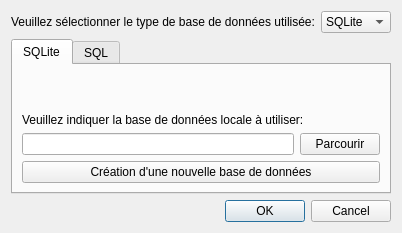
<?xml version="1.0" encoding="UTF-8"?>
<ui version="4.0">
 <class>SettingsDialog</class>
 <widget class="QDialog" name="SettingsDialog">
  <property name="geometry">
   <rect>
    <x>0</x>
    <y>0</y>
    <width>362</width>
    <height>221</height>
   </rect>
  </property>
  <property name="windowTitle">
   <string>Dialog</string>
  </property>
  <layout class="QVBoxLayout" name="verticalLayout">
   <item>
    <layout class="QHBoxLayout" name="horizontalLayout">
     <item>
      <widget class="QLabel" name="label_typeDB">
       <property name="text">
        <string>Veuillez sélectionner le type de base de données utilisée:</string>
       </property>
      </widget>
     </item>
     <item>
      <spacer name="horizontalSpacer_2">
       <property name="orientation">
        <enum>Qt::Horizontal</enum>
       </property>
       <property name="sizeHint" stdset="0">
        <size>
         <width>40</width>
         <height>20</height>
        </size>
       </property>
      </spacer>
     </item>
     <item>
      <widget class="QComboBox" name="comboBox_typeDB">
       <property name="currentIndex">
        <number>0</number>
       </property>
       <item>
        <property name="text">
         <string>SQLite</string>
        </property>
       </item>
       <item>
        <property name="text">
         <string>MySQL</string>
        </property>
       </item>
      </widget>
     </item>
    </layout>
   </item>
   <item>
    <widget class="QTabWidget" name="tabWidget">
     <property name="currentIndex">
      <number>0</number>
     </property>
     <widget class="QWidget" name="tab_Sqlite">
      <attribute name="title">
       <string>SQLite</string>
      </attribute>
      <layout class="QGridLayout" name="gridLayout">
       <item row="3" column="0">
        <widget class="QLineEdit" name="lineEdit_PathSqlite"/>
       </item>
       <item row="3" column="1">
        <widget class="QPushButton" name="pushButton_OpenSqlite">
         <property name="text">
          <string>Parcourir</string>
         </property>
        </widget>
       </item>
       <item row="4" column="0" colspan="2">
        <widget class="QPushButton" name="pushButton_CreateSQLite">
         <property name="text">
          <string>Création d'une nouvelle base de données</string>
         </property>
        </widget>
       </item>
       <item row="1" column="0">
        <spacer name="verticalSpacer">
         <property name="orientation">
          <enum>Qt::Vertical</enum>
         </property>
         <property name="sizeHint" stdset="0">
          <size>
           <width>20</width>
           <height>40</height>
          </size>
         </property>
        </spacer>
       </item>
       <item row="2" column="0" colspan="2">
        <widget class="QLabel" name="label_PathSqlite">
         <property name="text">
          <string>Veuillez indiquer la base de données locale à utiliser:</string>
         </property>
        </widget>
       </item>
      </layout>
     </widget>
     <widget class="QWidget" name="tab_Sql">
      <attribute name="title">
       <string>SQL</string>
      </attribute>
      <layout class="QGridLayout" name="gridLayout_2">
       <item row="0" column="0">
        <widget class="QLabel" name="label_dbName">
         <property name="text">
          <string>Nom:</string>
         </property>
        </widget>
       </item>
       <item row="0" column="1" colspan="2">
        <widget class="QLineEdit" name="lineEdit_dbNAme"/>
       </item>
       <item row="0" column="3">
        <widget class="QLabel" name="label_user">
         <property name="text">
          <string>Utilisateur:</string>
         </property>
        </widget>
       </item>
       <item row="0" column="4">
        <widget class="QLineEdit" name="lineEdit_user"/>
       </item>
       <item row="1" column="1" colspan="2">
        <widget class="QLineEdit" name="lineEdit_host"/>
       </item>
       <item row="1" column="3">
        <widget class="QLabel" name="label_pass">
         <property name="text">
          <string>Password:</string>
         </property>
        </widget>
       </item>
       <item row="1" column="4">
        <widget class="QLineEdit" name="lineEdit_pass"/>
       </item>
       <item row="1" column="0">
        <widget class="QLabel" name="label_host">
         <property name="text">
          <string>Hôte:</string>
         </property>
        </widget>
       </item>
       <item row="2" column="0">
        <widget class="QLabel" name="label_port">
         <property name="text">
          <string>Port:</string>
         </property>
        </widget>
       </item>
       <item row="2" column="1">
        <widget class="QSpinBox" name="spinBox_Port"/>
       </item>
       <item row="3" column="0" colspan="2">
        <widget class="QPushButton" name="pushButton_connect">
         <property name="text">
          <string>Test connexion</string>
         </property>
        </widget>
       </item>
       <item row="3" column="4">
        <widget class="QPushButton" name="pushButton_createTable">
         <property name="text">
          <string>Création des tables</string>
         </property>
        </widget>
       </item>
      </layout>
     </widget>
    </widget>
   </item>
   <item>
    <widget class="QDialogButtonBox" name="buttonBox">
     <property name="orientation">
      <enum>Qt::Horizontal</enum>
     </property>
     <property name="standardButtons">
      <set>QDialogButtonBox::Cancel|QDialogButtonBox::Ok</set>
     </property>
    </widget>
   </item>
  </layout>
 </widget>
 <resources/>
 <connections>
  <connection>
   <sender>buttonBox</sender>
   <signal>accepted()</signal>
   <receiver>SettingsDialog</receiver>
   <slot>accept()</slot>
   <hints>
    <hint type="sourcelabel">
     <x>248</x>
     <y>254</y>
    </hint>
    <hint type="destinationlabel">
     <x>157</x>
     <y>274</y>
    </hint>
   </hints>
  </connection>
  <connection>
   <sender>buttonBox</sender>
   <signal>rejected()</signal>
   <receiver>SettingsDialog</receiver>
   <slot>reject()</slot>
   <hints>
    <hint type="sourcelabel">
     <x>316</x>
     <y>260</y>
    </hint>
    <hint type="destinationlabel">
     <x>286</x>
     <y>274</y>
    </hint>
   </hints>
  </connection>
 </connections>
</ui>
